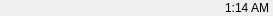
<?xml version="1.0" encoding="UTF-8"?>
<ui version="4.0">
 <class>MainPanel</class>
 <widget class="QWidget" name="MainPanel">
  <property name="geometry">
   <rect>
    <x>0</x>
    <y>0</y>
    <width>273</width>
    <height>16</height>
   </rect>
  </property>
  <property name="maximumSize">
   <size>
    <width>16777215</width>
    <height>16</height>
   </size>
  </property>
  <property name="windowTitle">
   <string>Form</string>
  </property>
  <layout class="QHBoxLayout" name="horizontalLayout">
   <property name="leftMargin">
    <number>4</number>
   </property>
   <property name="topMargin">
    <number>0</number>
   </property>
   <property name="rightMargin">
    <number>4</number>
   </property>
   <property name="bottomMargin">
    <number>0</number>
   </property>
   <item>
    <spacer name="horizontalSpacer">
     <property name="orientation">
      <enum>Qt::Horizontal</enum>
     </property>
     <property name="sizeHint" stdset="0">
      <size>
       <width>151</width>
       <height>5</height>
      </size>
     </property>
    </spacer>
   </item>
   <item>
    <widget class="QLabel" name="WifiLabel">
     <property name="text">
      <string/>
     </property>
     <property name="pixmap">
      <pixmap>../Icons/wifi-100.png</pixmap>
     </property>
    </widget>
   </item>
   <item>
    <widget class="QLabel" name="BatteryLabel">
     <property name="text">
      <string/>
     </property>
     <property name="pixmap">
      <pixmap>../Icons/bat-100-charging.png</pixmap>
     </property>
    </widget>
   </item>
   <item>
    <widget class="QLabel" name="ClockLabel">
     <property name="maximumSize">
      <size>
       <width>16777215</width>
       <height>15</height>
      </size>
     </property>
     <property name="text">
      <string>1:14 AM</string>
     </property>
    </widget>
   </item>
  </layout>
 </widget>
 <resources/>
 <connections/>
</ui>
